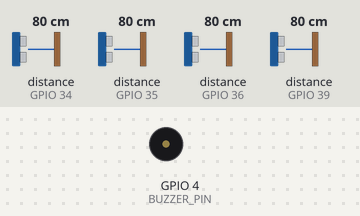
This sketch was run on a simulated ESP32. Parts: buzzer (waves = sounding, pin HIGH). Wiring (inferred from the names in the program): 4 × ultrasonic range finder: trigger GPIO 13, echo GPIO 34 / trigger GPIO 25, echo GPIO 35 / trigger GPIO 26, echo GPIO 36 / trigger GPIO 27, echo GPIO 39. Inputs (shaded band) come from the test bench; at power-on: distance to the obstacle (sensors on GPIO 34, GPIO 39, GPIO 35, GPIO 36) 80 cm. The echo pulse lasts 58.3 µs per cm; EEPROM starts erased; nothing arrives over Bluetooth unless stated; a phone connects over Bluetooth LE 3 s after start; pins used as bus, display or sensor lines are not drawn; what the sketch prints to the serial monitor is not drawn.

Above: at 1.2 s.
1.3 s: distance to the obstacle (sensor on GPIO 34) set to 8 cm
At 1.45 s:
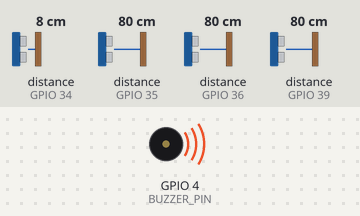
4.3 s: distance to the obstacle (sensor on GPIO 34) set to 5 cm
At 5.5 s:
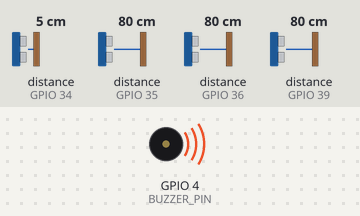
5.8 s: distance to the obstacle (sensor on GPIO 34) set to 9 cm
At 6.06 s:
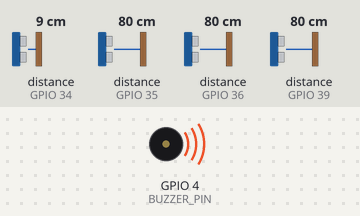
8.8 s: distance to the obstacle (sensor on GPIO 39) set to 8 cm
11.8 s: distance to the obstacle (sensor on GPIO 39) set to 5 cm
13.3 s: distance to the obstacle (sensor on GPIO 39) set to 9 cm
At 13.54 s:
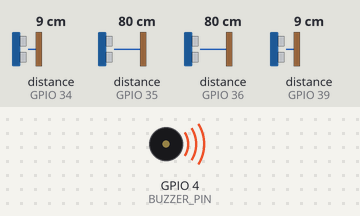
Timing chart, 0 to 17.3 s (numbered marks = the images above; inputs shaded):
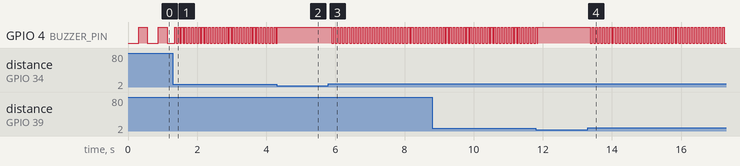

The sketch:

park-assist-fw.ino
```cpp
/*
 * park-assist-fw — ESP32 4채널 초음파 주차 센서 펌웨어
 *
 * 보드: ESP32 Dev Module (DevKitC 30핀)
 * 규격: ../../docs/ble-protocol.md
 * 배선: ../../docs/hardware.md
 *
 * ⚠️ 실기기에서 컴파일·실측 검증되지 않았다.
 *
 * ── 기기 두 대 ─────────────────────────────────────────────────
 * 같은 펌웨어를 앞뒤 범퍼 유닛에 올린다. 아래 ZONE_IS_REAR 만 바꿔서 굽는다.
 *   후방 유닛 → PARK-01 (ZONE_IS_REAR 1)
 *   전방 유닛 → PARK-02 (ZONE_IS_REAR 0)
 * 두 유닛은 서비스/캐릭터리스틱 UUID가 같고 광고 이름만 다르다 (ADR 0004).
 *
 * ── 설계 원칙 (CLAUDE.md) ──────────────────────────────────────
 *   1. 부저는 BLE와 독립. 폰이 없어도 울린다.        → ADR 0001
 *   2. 센서는 순차 발사. 동시 발사 시 상호간섭.       → ADR 0002
 *   3. loop()에서 delay() 금지. millis() 논블로킹.
 *   4. 앱은 보조 표시 장치. 경보 판정은 여기서 한다.
 */

#include <Arduino.h>
#include <math.h>

#include <BLE2902.h>
#include <BLEDevice.h>
#include <BLEServer.h>
#include <BLEUtils.h>
#include <Preferences.h>

// ───────────────────────────────────────────────
// 이 유닛이 앞이냐 뒤냐 — 굽기 전에 여기만 바꾼다
// ───────────────────────────────────────────────
#define ZONE_IS_REAR 1

#if ZONE_IS_REAR
static const char *DEVICE_NAME = "PARK-01";
#else
static const char *DEVICE_NAME = "PARK-02";
#endif

// ───────────────────────────────────────────────
// 핀맵 (docs/hardware.md) — 앞뒤 유닛 동일
// ───────────────────────────────────────────────
static const uint8_t TRIG_PINS[4] = {13, 25, 26, 27};
static const uint8_t ECHO_PINS[4] = {34, 35, 36, 39};  // 모두 입력 전용 핀
static const uint8_t BUZZER_PIN   = 4;

static const uint8_t NUM_CH = 4;

// ───────────────────────────────────────────────
// 타이밍 (docs/hardware.md "타이밍 예산")
// ───────────────────────────────────────────────
static const uint32_t SLOT_MS         = 25;     // 채널당 슬롯 → 4ch × 25ms = 10Hz
static const uint32_t ECHO_TIMEOUT_US = 20000;  // 약 340cm
static const uint32_t TRIG_PULSE_US   = 10;
static const uint32_t US_PER_CM       = 58;     // 왕복 기준 (음속 34300cm/s)

// 사각지대 유지: 가까운 값을 보다가 측정 실패로 바뀌면 멀어진 게 아니라
// 사각지대(약 25cm 이내)에 들어간 것으로 보고 최고 경보를 유지한다.
static const uint32_t BLIND_HOLD_MS   = 2000;
static const uint8_t  BLIND_MARGIN_CM = 10;

// 끊긴 직후 바로 광고를 켜면 스택이 불안정할 수 있어 조금 띄운다.
static const uint32_t ADV_RESTART_DELAY_MS = 500;

// ───────────────────────────────────────────────
// 프로토콜 (docs/ble-protocol.md)
// ───────────────────────────────────────────────
static const char *SERVICE_UUID = "6E400001-B5A3-F393-E0A9-E50E24DCCA9E";
static const char *TX_CHAR_UUID = "6E400003-B5A3-F393-E0A9-E50E24DCCA9E";  // notify
static const char *RX_CHAR_UUID = "6E400002-B5A3-F393-E0A9-E50E24DCCA9E";  // write

static const uint8_t PKT_TELEMETRY = 0xAA;
static const uint8_t PKT_THRESHOLD = 0xBB;
static const uint8_t PKT_POWER     = 0xCC;

static const uint8_t DIST_INVALID  = 0xFF;  // 측정 실패 / 미연결
static const uint8_t DIST_MAX      = 254;   // 0xFF가 예약되어 있으므로

static const uint8_t POWER_STANDBY = 0x00;
static const uint8_t POWER_ACTIVE  = 0x01;

static const char *NVS_NAMESPACE = "parkassist";

// ───────────────────────────────────────────────
// 경보 곡선 — 앱의 AlarmCurve.kt 와 같은 모양이어야 한다
//
// 단계가 3개뿐이면 기준선을 넘는 순간에만 소리가 바뀌어서 그 사이에서 얼마나
// 가까워지는지 알 수 없다. 그래서 거리에 따라 연속적으로 촘촘해진다.
// 액티브 부저라 음색을 못 바꾸므로 표현 수단은 "울림 간격" 하나뿐이다.
// (앱은 여기에 더해 음량·음높이도 같이 올린다)
// ───────────────────────────────────────────────
static const float INTENSITY_AT_MID  = 0.34f;
static const float INTENSITY_AT_NEAR = 0.67f;
static const float CONTINUOUS_FROM   = 0.93f;

static const float INTERVAL_MAX_MS = 1000.0f;
static const float INTERVAL_MIN_MS = 80.0f;

// ───────────────────────────────────────────────
// 설정값 (0xBB / 0xCC로 변경, NVS에 저장)
// ───────────────────────────────────────────────
struct Settings {
  uint8_t nearCm = 30;   // 위험
  uint8_t midCm  = 60;   // 경고
  uint8_t farCm  = 120;  // 주의
  // 폰이 없어도 동작해야 하므로 부팅 기본값은 항상 작동이다 (ADR 0001).
  uint8_t power = POWER_ACTIVE;
};
static Settings g_settings;

static Preferences g_prefs;

// 플래시 쓰기는 BLE 콜백이 아니라 loop()에서 한다.
static volatile bool g_settingsDirty = false;

// ───────────────────────────────────────────────
// 측정 상태
// ───────────────────────────────────────────────
static uint8_t  g_distCm[NUM_CH]      = {DIST_INVALID, DIST_INVALID, DIST_INVALID, DIST_INVALID};
static uint8_t  g_lastValidCm[NUM_CH] = {DIST_INVALID, DIST_INVALID, DIST_INVALID, DIST_INVALID};
static uint32_t g_lastValidMs[NUM_CH] = {0, 0, 0, 0};

static volatile uint32_t g_activeCh  = 0;
static volatile uint32_t g_echoStart = 0;
static volatile uint32_t g_echoEnd   = 0;
static volatile bool     g_echoDone  = false;

static uint32_t g_slotStartMs = 0;

// ───────────────────────────────────────────────
// BLE 상태
// ───────────────────────────────────────────────
static BLECharacteristic *g_txChar = nullptr;

static volatile bool     g_clientConnected   = false;
static volatile bool     g_restartAdvPending = false;
static volatile uint32_t g_restartAdvAtMs    = 0;

// .ino 자동 프로토타입 생성에 기대지 않도록 직접 선언해 둔다.
static void bleHandleCommand(const uint8_t *data, size_t len);
static void saveSettings();

// ───────────────────────────────────────────────
// NVS
// ───────────────────────────────────────────────
static void loadSettings() {
  g_prefs.begin(NVS_NAMESPACE, true);  // 읽기 전용
  Settings stored;
  stored.nearCm = g_prefs.getUChar("near", g_settings.nearCm);
  stored.midCm  = g_prefs.getUChar("mid", g_settings.midCm);
  stored.farCm  = g_prefs.getUChar("far", g_settings.farCm);
  stored.power  = g_prefs.getUChar("power", g_settings.power);
  g_prefs.end();

  // 저장된 값이 깨졌으면 그냥 기본값을 쓴다. 잘못된 기준으로 경보를 내느니 낫다.
  bool ordered = stored.nearCm > 0 && stored.nearCm < stored.midCm &&
                 stored.midCm < stored.farCm && stored.farCm <= DIST_MAX;
  if (!ordered) return;

  if (stored.power != POWER_STANDBY && stored.power != POWER_ACTIVE) {
    stored.power = POWER_ACTIVE;
  }
  g_settings = stored;
}

static void saveSettings() {
  g_prefs.begin(NVS_NAMESPACE, false);
  g_prefs.putUChar("near", g_settings.nearCm);
  g_prefs.putUChar("mid", g_settings.midCm);
  g_prefs.putUChar("far", g_settings.farCm);
  g_prefs.putUChar("power", g_settings.power);
  g_prefs.end();
}

// ───────────────────────────────────────────────
// 에코 인터럽트
//
// 한 번에 한 채널만 발사하므로(ADR 0002) 활성 채널 외의 엣지는 잔향/노이즈로 보고
// 버린다. digitalRead() 없이 "첫 엣지 = 상승, 두 번째 엣지 = 하강"으로 판별한다.
// ───────────────────────────────────────────────
static void IRAM_ATTR onEchoEdge(void *arg) {
  uint32_t ch = (uint32_t)(uintptr_t)arg;
  if (ch != g_activeCh) return;

  if (g_echoStart == 0) {
    g_echoStart = micros();
  } else if (!g_echoDone) {
    g_echoEnd  = micros();
    g_echoDone = true;
  }
}

// ───────────────────────────────────────────────
// 체크섬 — 마지막 바이트를 제외한 전체 XOR
// ───────────────────────────────────────────────
static uint8_t checksum(const uint8_t *buf, size_t len) {
  uint8_t x = 0;
  for (size_t i = 0; i < len; i++) x ^= buf[i];
  return x;
}

// ───────────────────────────────────────────────
// 측정 슬롯
// ───────────────────────────────────────────────
static void fireChannel(uint32_t ch) {
  g_activeCh  = ch;
  g_echoStart = 0;
  g_echoEnd   = 0;
  g_echoDone  = false;

  digitalWrite(TRIG_PINS[ch], LOW);
  delayMicroseconds(2);
  digitalWrite(TRIG_PINS[ch], HIGH);
  delayMicroseconds(TRIG_PULSE_US);  // 10µs — loop 예산에 영향 없는 수준
  digitalWrite(TRIG_PINS[ch], LOW);

  g_slotStartMs = millis();
}

// 슬롯이 끝났을 때 결과를 확정한다. 에코가 없으면 DIST_INVALID.
static void finishChannel(uint32_t ch) {
  uint8_t cm = DIST_INVALID;

  if (g_echoDone && g_echoEnd > g_echoStart) {
    uint32_t widthUs = g_echoEnd - g_echoStart;
    if (widthUs < ECHO_TIMEOUT_US) {
      uint32_t v = widthUs / US_PER_CM;
      cm = (v >= DIST_MAX) ? DIST_MAX : (uint8_t)v;
    }
  }

  g_distCm[ch] = cm;
  if (cm != DIST_INVALID) {
    g_lastValidCm[ch] = cm;
    g_lastValidMs[ch] = millis();
  }
}

// 사각지대 보정: 경보 판정에만 쓴다. BLE로는 규격대로 0xFF를 그대로 내보낸다.
static uint8_t effectiveCmForAlarm(uint32_t ch) {
  if (g_distCm[ch] != DIST_INVALID) return g_distCm[ch];

  uint8_t last = g_lastValidCm[ch];
  if (last == DIST_INVALID) return DIST_INVALID;

  bool wasClose = last <= (uint16_t)g_settings.nearCm + BLIND_MARGIN_CM;
  bool recent   = (millis() - g_lastValidMs[ch]) < BLIND_HOLD_MS;
  return (wasClose && recent) ? 0 : DIST_INVALID;
}

// ───────────────────────────────────────────────
// 경보 (부저) — BLE 상태를 절대 참조하지 않는다 (ADR 0001)
// ───────────────────────────────────────────────

// xFar에서 yLo, xNear에서 yHi가 되는 선형 보간.
static float segment(uint16_t cm, uint16_t xFar, uint16_t xNear, float yLo, float yHi) {
  if (xFar <= xNear) return yHi;
  float t = (float)(xFar - cm) / (float)(xFar - xNear);
  if (t < 0.0f) t = 0.0f;
  if (t > 1.0f) t = 1.0f;
  return yLo + (yHi - yLo) * t;
}

// 거리 → 강도 0..1. 기준 밖이면 0. (앱 AlarmCurve.intensity 와 동일)
//
// g_settings 는 BLE 태스크가 쓰고 이 함수는 loop()에서 읽는다. 바이트 4개라 찢겨 읽힐
// 수 있지만 잠금을 걸지 않는다. segment()가 xFar <= xNear 일 때 더 심각한 쪽(yHi)을
// 돌려주므로, 어긋난 순간의 결과는 항상 "더 크게 울리는" 쪽으로 치우친다. 다음 100ms에
// 정상값으로 돌아온다. 경보가 조용해지는 방향으로는 틀리지 않는다.
static float alarmIntensity(uint16_t cm) {
  if (cm >= g_settings.farCm) return 0.0f;
  if (cm >= g_settings.midCm) {
    return segment(cm, g_settings.farCm, g_settings.midCm, 0.0f, INTENSITY_AT_MID);
  }
  if (cm >= g_settings.nearCm) {
    return segment(cm, g_settings.midCm, g_settings.nearCm, INTENSITY_AT_MID, INTENSITY_AT_NEAR);
  }
  return segment(cm, g_settings.nearCm, 0, INTENSITY_AT_NEAR, 1.0f);
}

// 지금 울려야 할 강도. 울릴 필요가 없으면 0.
static float currentIntensity() {
  if (g_settings.power == POWER_STANDBY) return 0.0f;

  uint16_t minCm = 0xFFFF;
  for (uint32_t ch = 0; ch < NUM_CH; ch++) {
    uint8_t cm = effectiveCmForAlarm(ch);
    if (cm != DIST_INVALID && cm < minCm) minCm = cm;
  }
  if (minCm == 0xFFFF) return 0.0f;
  return alarmIntensity(minCm);
}

// 등비 보간 — 간격이 절반씩 줄어드는 느낌이라 선형보다 자연스럽게 들린다.
static uint32_t beepIntervalMs(float u) {
  return (uint32_t)(INTERVAL_MAX_MS * powf(INTERVAL_MIN_MS / INTERVAL_MAX_MS, u));
}

static void updateBuzzer() {
  static uint32_t lastEdgeMs = 0;
  static bool     buzzerOn   = false;

  float    u   = currentIntensity();
  uint32_t now = millis();

  if (u <= 0.0f) {
    if (buzzerOn) {
      digitalWrite(BUZZER_PIN, LOW);
      buzzerOn = false;
    }
    return;
  }
  if (u >= CONTINUOUS_FROM) {
    if (!buzzerOn) {
      digitalWrite(BUZZER_PIN, HIGH);
      buzzerOn   = true;
      lastEdgeMs = now;
    }
    return;
  }

  uint32_t interval = beepIntervalMs(u);
  uint32_t beepMs   = interval * 45 / 100;
  if (beepMs < 45) beepMs = 45;

  uint32_t elapsed = now - lastEdgeMs;
  if (buzzerOn && elapsed >= beepMs) {
    digitalWrite(BUZZER_PIN, LOW);
    buzzerOn   = false;
    lastEdgeMs = now;
  } else if (!buzzerOn && elapsed >= (interval - beepMs)) {
    digitalWrite(BUZZER_PIN, HIGH);
    buzzerOn   = true;
    lastEdgeMs = now;
  }
}

// ───────────────────────────────────────────────
// BLE
// ───────────────────────────────────────────────
class ServerCallbacks : public BLEServerCallbacks {
  void onConnect(BLEServer *server) override {
    g_clientConnected = true;
  }

  void onDisconnect(BLEServer *server) override {
    g_clientConnected = false;
    // 광고를 다시 켜지 않으면 앱이 영영 재연결하지 못한다.
    // 콜백 안에서 바로 켜지 않고 loop()로 넘긴다.
    g_restartAdvAtMs    = millis() + ADV_RESTART_DELAY_MS;
    g_restartAdvPending = true;
  }
};

class RxCallbacks : public BLECharacteristicCallbacks {
  void onWrite(BLECharacteristic *characteristic) override {
    bleHandleCommand(characteristic->getData(), characteristic->getLength());
  }
};

static void bleSetup() {
  BLEDevice::init(DEVICE_NAME);

  BLEServer *server = BLEDevice::createServer();
  server->setCallbacks(new ServerCallbacks());

  BLEService *service = server->createService(SERVICE_UUID);

  g_txChar = service->createCharacteristic(TX_CHAR_UUID, BLECharacteristic::PROPERTY_NOTIFY);
  // 이 디스크립터가 CCCD(0x2902)다. 이게 없으면 앱이 알림을 켤 방법이 없다.
  g_txChar->addDescriptor(new BLE2902());

  BLECharacteristic *rxChar = service->createCharacteristic(
      RX_CHAR_UUID,
      BLECharacteristic::PROPERTY_WRITE | BLECharacteristic::PROPERTY_WRITE_NR);
  rxChar->setCallbacks(new RxCallbacks());

  service->start();

  // ⚠️ 앞뒤 유닛이 같은 서비스 UUID를 쓰므로 앱은 **이름으로** 둘을 가려낸다.
  //    이름이 광고에 실리지 않으면 두 연결이 같은 기기를 잡는다 (ADR 0004).
  BLEAdvertising *advertising = BLEDevice::getAdvertising();

  BLEAdvertisementData advertisementData;
  advertisementData.setFlags(0x06);  // LE General Discoverable + BR/EDR 미지원
  advertisementData.setName(DEVICE_NAME);
  advertisementData.setCompleteServices(BLEUUID(SERVICE_UUID));
  // flags 3 + 이름 9 + 128비트 UUID 18 = 30바이트. 한계가 31바이트라 여유가 1바이트뿐이다.
  // 여기에 뭘 더 넣으면 조용히 잘리므로, 추가할 게 생기면 스캔 응답 쪽에 넣을 것.
  advertising->setAdvertisementData(advertisementData);

  // 스캔 응답에도 이름을 실어 둔다. 광고 패킷이 잘리는 환경에서도 앱이 구분할 수 있다.
  BLEAdvertisementData scanResponseData;
  scanResponseData.setName(DEVICE_NAME);
  advertising->setScanResponseData(scanResponseData);
  advertising->setScanResponse(true);

  BLEDevice::startAdvertising();

  // TODO: 연결 간격 조정. 6바이트 × 10Hz면 데이터량 자체는 무시할 만하지만, 중앙이
  //       잡은 간격이 100ms를 넘으면 패킷이 뭉쳐서 도착해 접근 속도 계산이 흔들린다.
  //       실측 후 필요하면 onConnect(BLEServer*, esp_ble_gatts_cb_param_t*) 오버로드에서
  //       server->updateConnParams(param->connect.remote_bda, 12, 24, 0, 400) 로 조인다.
}

static void bleNotifyTelemetry() {
  if (!g_clientConnected || g_txChar == nullptr) return;

  uint8_t pkt[6];
  pkt[0] = PKT_TELEMETRY;
  for (uint32_t ch = 0; ch < NUM_CH; ch++) pkt[1 + ch] = g_distCm[ch];
  pkt[5] = checksum(pkt, 5);

  g_txChar->setValue(pkt, sizeof(pkt));
  g_txChar->notify();
}

// RX write 콜백에서 호출한다. 체크섬이 틀리면 조용히 버린다.
static void bleHandleCommand(const uint8_t *data, size_t len) {
  if (data == nullptr || len < 3) return;
  if (checksum(data, len - 1) != data[len - 1]) return;

  switch (data[0]) {
    case PKT_THRESHOLD: {
      if (len != 5) return;
      uint8_t n = data[1], m = data[2], f = data[3];
      if (!(n > 0 && n < m && m < f && f <= DIST_MAX)) return;  // 순서 위반은 거부

      // 앱은 연결될 때마다 같은 값을 다시 밀어 넣는다. 매번 플래시에 쓰면 수명이 닳는다.
      if (n == g_settings.nearCm && m == g_settings.midCm && f == g_settings.farCm) return;

      g_settings.nearCm = n;
      g_settings.midCm  = m;
      g_settings.farCm  = f;
      g_settingsDirty   = true;
      break;
    }

    case PKT_POWER: {
      if (len != 3) return;
      if (data[1] != POWER_STANDBY && data[1] != POWER_ACTIVE) return;
      if (data[1] == g_settings.power) return;

      g_settings.power = data[1];
      if (g_settings.power == POWER_STANDBY) digitalWrite(BUZZER_PIN, LOW);
      g_settingsDirty = true;
      break;
    }

    default:
      break;  // 모르는 패킷 타입은 무시
  }
}

// ───────────────────────────────────────────────
// setup / loop
// ───────────────────────────────────────────────
void setup() {
  Serial.begin(115200);

  pinMode(BUZZER_PIN, OUTPUT);
  digitalWrite(BUZZER_PIN, LOW);

  for (uint32_t ch = 0; ch < NUM_CH; ch++) {
    pinMode(TRIG_PINS[ch], OUTPUT);
    digitalWrite(TRIG_PINS[ch], LOW);
    pinMode(ECHO_PINS[ch], INPUT);  // 34/35/36/39는 내부 풀업 없음
    attachInterruptArg(digitalPinToInterrupt(ECHO_PINS[ch]), onEchoEdge,
                       (void *)(uintptr_t)ch, CHANGE);
  }

  loadSettings();
  Serial.printf("park-assist-fw: %s  기준 %u/%u/%u  전원 %u\n", DEVICE_NAME,
                g_settings.nearCm, g_settings.midCm, g_settings.farCm, g_settings.power);

  bleSetup();
  fireChannel(0);
}

void loop() {
  uint32_t now = millis();

  // 슬롯 만료 → 결과 확정 후 다음 채널 발사 (delay() 없음)
  if (now - g_slotStartMs >= SLOT_MS) {
    uint32_t ch = g_activeCh;
    finishChannel(ch);

    uint32_t next = (ch + 1) % NUM_CH;
    if (next == 0) {
      bleNotifyTelemetry();  // 한 바퀴(=100ms)마다 1패킷 → 10Hz
    }

    if (g_settings.power == POWER_ACTIVE) {
      fireChannel(next);
    } else {
      // 대기 모드에서도 슬롯 타이머는 돌려서 재개 시 바로 이어가게 한다.
      g_activeCh    = next;
      g_slotStartMs = now;
    }
  }

  // 부저가 먼저다. 아래 BLE/플래시 작업이 밀려도 경보는 제때 나가야 한다.
  updateBuzzer();

  // 연결이 끊긴 뒤 광고 재개
  if (g_restartAdvPending && (int32_t)(now - g_restartAdvAtMs) >= 0) {
    g_restartAdvPending = false;
    BLEDevice::startAdvertising();
  }

  // 플래시 쓰기는 BLE 콜백이 아니라 여기서 한다 (콜백을 오래 잡고 있으면 안 된다)
  if (g_settingsDirty) {
    g_settingsDirty = false;
    saveSettings();
  }
}
```

Measured:
- the behaviour switches between 7 and 6 cm on distance to the obstacle (sensor on GPIO 34) (found by bisection; images 1 and 2)
- after the input at 1.3 s, GPIO 4 (BUZZER_PIN): alternates HIGH for 0.05 s and LOW for 0.05 s, starting after 0.05 s
- after the input at 4.3 s, GPIO 4 (BUZZER_PIN): goes on until 4.3 s, then stays HIGH
- after the input at 5.8 s, GPIO 4 (BUZZER_PIN): alternates HIGH for 0.05 s and LOW for 0.06 s, starting after 0.10 s
- after the input at 13.3 s, GPIO 4 (BUZZER_PIN): alternates HIGH for 0.05 s and LOW for 0.06 s, starting after 0.07 s
- by itself, GPIO 4 (BUZZER_PIN): alternates HIGH for 0.25 s and LOW for 0.31 s
